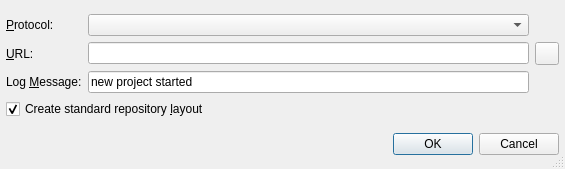
<?xml version="1.0" encoding="UTF-8"?>
<ui version="4.0">
 <class>SvnOptionsDialog</class>
 <widget class="QDialog" name="SvnOptionsDialog">
  <property name="geometry">
   <rect>
    <x>0</x>
    <y>0</y>
    <width>565</width>
    <height>169</height>
   </rect>
  </property>
  <property name="windowTitle">
   <string>Repository Infos</string>
  </property>
  <property name="whatsThis">
   <string>&lt;b&gt;Repository Infos Dialog&lt;/b&gt;
&lt;p&gt;Enter the various infos into the entry fields. These values are used to generate a new project in the repository. If the checkbox is selected, the URL must end in the project name. A directory tree with project/tags, project/branches and project/trunk will be generated in the repository. If the checkbox is not selected, the URL must contain the complete path in the repository.&lt;/p&gt;
&lt;p&gt;For remote repositories the URL must contain the hostname.&lt;/p&gt;</string>
  </property>
  <property name="sizeGripEnabled">
   <bool>true</bool>
  </property>
  <layout class="QVBoxLayout">
   <item>
    <layout class="QGridLayout">
     <item row="2" column="0">
      <widget class="QLabel" name="TextLabel5">
       <property name="text">
        <string>Log &amp;Message:</string>
       </property>
       <property name="buddy">
        <cstring>vcsLogEdit</cstring>
       </property>
      </widget>
     </item>
     <item row="3" column="0" colspan="2">
      <widget class="QCheckBox" name="layoutCheckBox">
       <property name="toolTip">
        <string>Select, if the standard repository layout (projectdir/trunk, projectdir/tags, projectdir/branches) should be generated</string>
       </property>
       <property name="text">
        <string>Create standard repository &amp;layout</string>
       </property>
       <property name="shortcut">
        <string>Alt+L</string>
       </property>
       <property name="checked">
        <bool>true</bool>
       </property>
      </widget>
     </item>
     <item row="0" column="1">
      <widget class="QComboBox" name="protocolCombo">
       <property name="toolTip">
        <string>Select the protocol to access the repository</string>
       </property>
      </widget>
     </item>
     <item row="1" column="0">
      <widget class="QLabel" name="vcsUrlLabel">
       <property name="text">
        <string>&amp;URL:</string>
       </property>
       <property name="buddy">
        <cstring>vcsUrlEdit</cstring>
       </property>
      </widget>
     </item>
     <item row="2" column="1">
      <widget class="QLineEdit" name="vcsLogEdit">
       <property name="toolTip">
        <string>Enter the log message for the new project.</string>
       </property>
       <property name="whatsThis">
        <string>&lt;b&gt;Log Message&lt;/b&gt;
&lt;p&gt;Enter the log message to be used for the new project.&lt;/p&gt;</string>
       </property>
       <property name="text">
        <string>new project started</string>
       </property>
      </widget>
     </item>
     <item row="0" column="0">
      <widget class="QLabel" name="textLabel1">
       <property name="text">
        <string>&amp;Protocol:</string>
       </property>
       <property name="buddy">
        <cstring>protocolCombo</cstring>
       </property>
      </widget>
     </item>
     <item row="1" column="1">
      <widget class="QLineEdit" name="vcsUrlEdit">
       <property name="toolTip">
        <string>Enter the url path of the module in the repository (without protocol part)</string>
       </property>
       <property name="whatsThis">
        <string>&lt;b&gt;URL&lt;/b&gt;&lt;p&gt;Enter the URL to the module. For a repository with standard layout, this must not contain the trunk, tags or branches part.&lt;/p&gt;</string>
       </property>
      </widget>
     </item>
     <item row="1" column="2">
      <widget class="QToolButton" name="vcsUrlButton">
       <property name="toolTip">
        <string>Select the repository url via a directory selection dialog or the repository browser</string>
       </property>
      </widget>
     </item>
    </layout>
   </item>
   <item>
    <widget class="QDialogButtonBox" name="buttonBox">
     <property name="orientation">
      <enum>Qt::Horizontal</enum>
     </property>
     <property name="standardButtons">
      <set>QDialogButtonBox::Cancel|QDialogButtonBox::Ok</set>
     </property>
    </widget>
   </item>
  </layout>
 </widget>
 <layoutdefault spacing="6" margin="6"/>
 <pixmapfunction>qPixmapFromMimeSource</pixmapfunction>
 <tabstops>
  <tabstop>protocolCombo</tabstop>
  <tabstop>vcsUrlEdit</tabstop>
  <tabstop>vcsUrlButton</tabstop>
  <tabstop>vcsLogEdit</tabstop>
  <tabstop>layoutCheckBox</tabstop>
 </tabstops>
 <resources/>
 <connections>
  <connection>
   <sender>buttonBox</sender>
   <signal>accepted()</signal>
   <receiver>SvnOptionsDialog</receiver>
   <slot>accept()</slot>
   <hints>
    <hint type="sourcelabel">
     <x>24</x>
     <y>130</y>
    </hint>
    <hint type="destinationlabel">
     <x>24</x>
     <y>151</y>
    </hint>
   </hints>
  </connection>
  <connection>
   <sender>buttonBox</sender>
   <signal>rejected()</signal>
   <receiver>SvnOptionsDialog</receiver>
   <slot>reject()</slot>
   <hints>
    <hint type="sourcelabel">
     <x>104</x>
     <y>135</y>
    </hint>
    <hint type="destinationlabel">
     <x>104</x>
     <y>148</y>
    </hint>
   </hints>
  </connection>
 </connections>
</ui>
